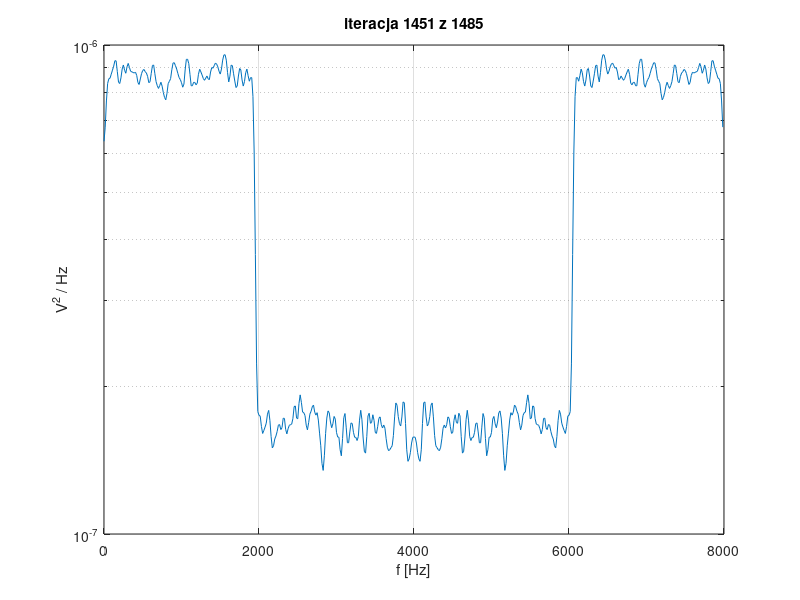
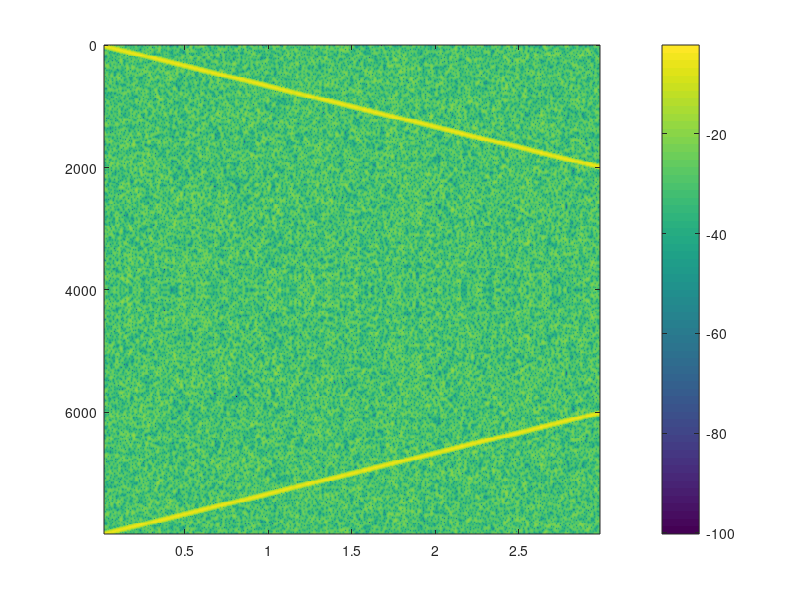

Here is the MATLAB script that generated these plots, in order: (Note: this script raises an error after producing the figures.)
clear all; close all; clc;

fpr = 8000;                 % czestotliwosc probkowania (Hz)
T = 3;                      % czas trwania sygnalu w sekundach
N = round(T*fpr);           % liczba probek, 100 albo 1000
dt=1/fpr; t=dt*(0:N-1);     % os czasu
n = 1:1000;                 % indeksy probkek sygnalu dla rysunkow

% Sygnal
x1 = sin(2*pi*200*t) + sin(2*pi*800*t);                                 % 2xSIN
x2 = sin( 2*pi*( 0*t + 0.5*((1/T)*fpr/4)*t.^2 ) );                      % LFM
fm=0.5; x3 = sin(2*pi*((fpr/4)*t - (fpr/8)/(2*pi*fm)*cos(2*pi*fm*t)));  % SFM
x = x2 + 0.5*randn(1,N);                                                % wybor
figure; plot(t(n),x(n),'b-'); xlabel('t [s]'); title('x(t)'); grid; pause % rysunek

% Widmo FFT
Mwind = 256; Mstep=16; Mfft=2*Mwind; Many = floor((N-Mwind)/Mstep)+1;
t = (Mwind/2+1/2)*dt + Mstep*dt*(0:Many-1);                         % czas
f = fpr/Mfft*(0:Mfft-1);                                            % czestotliwosc
w = hamming( Mwind )';                                              % wybor okna
X1 = zeros(Mfft,Many); X2 = zeros(1,Mfft);                          % inicjalizacja STFT i PSD
for m = 1 : Many                                                    % petla analizy
    bx = x( 1+(m-1)*Mstep : Mwind+(m-1)*Mstep );                    % kolejny fragment sygnalu
    bx = bx .* w;                                                   % okienkowanie
    X = fft( bx, Mfft )/sum(w);                                     % FFT ze skalowaniem
    X1(1:Mfft,m) = X;                                               % <--- ! STFT
    X2 = X2 + abs(X).^2;                                            % <--- ! Welch PSD

    % DODANE - animacja w tej samej petli
    if mod(m, 50) == 1
        semilogy(f, X2/m/fpr);
        title(['iteracja ' num2str(m) ' z ' num2str(Many)]);
        xlabel('f [Hz]'); ylabel('V^2 / Hz');
        grid on;
        drawnow;
    end
    % animacja w pętli, co 50 iteracji rysujemy aktualne widmo psd
    % na początku widmo jest zaszumione, z każdą iteracją staje się coraz gładsza
end                                                                 % konie petli
pause();
X1 = 20*log10( abs(X1) );                                           % przeliczenie na decybele
X2 = (1/Many)*X2/fpr;                                               % normalizacja PSD
% spectrogram(x,Mwind,Mwind-Mstep,Mfft,fpr); pause                  % STFT Matlab

figure;
imagesc(t,f,X1);                                                    % macierz widma amplitudowego jako obraz
c=colorbar; c.Label.String = 'V (dB)'; ax = gca; ax.YDir = 'normal';
xlabel('t (s)'); ylabel('f (Hz)'); title('STFT |X(t,f)|'); pause
figure;
semilogy(f,X2); grid; title('PSD Welcha'); xlabel('f [Hz]'); ylabel('V^2 / Hz'); pause

%Uruchom program oraz obejrzyj dwa obliczone widma
%FFT sygnału: X1 and X2. Dlaczego sa˛ one róz˙ne?

%x1
% stft pokazuje widmo w czasie jako obrazek 2d, widać sinusy jako poziome linie plus szum
% psd welcha uśrednia widma wielu fragmentów, wynik jest gładsza i mniej zaszumiony
%x2
% sygnał chirp ma częstotliwość która rośnie w czasie, na spektrogramie widać skośną linię
% widmo welcha uśrednia po czasie więc widać tylko zakres częstotliwości od 0 do 2000 hz


%% "animacja"
% w kazdej iteracji x2 sie usrednia, na poczatku widmo jest zaszumione
% z kazdym krokiem staje sie coraz gladsze bo dodajemy kolejne widma



X_caly = fft(x);
X_caly_psd = (abs(X_caly)/N).^2 / fpr;
f_caly = fpr/N * (0:N-1);

%% porownanie na jednym wykresie
figure;
semilogy(f, X2, 'b', 'DisplayName', 'Welch PSD');
hold on;
semilogy(f_caly, X_caly_psd, 'r', 'DisplayName', 'jedno FFT');
legend;
xlabel('f [Hz]'); ylabel('V^2 / Hz');
title('porownanie welch vs jedno fft');
grid on;
hold off;
pause();
% jedno fft calego sygnalu jest bardzo zaszumione, pelno pików od szumu
% welch usrednia wiele krotkich fft wiec wynik jest duzo gladszy

%% porownanie z funkcja matlaba pwelch
[Pxx, f_pwelch] = pwelch(x, hamming(Mwind), Mwind-Mstep, Mfft, fpr, 'twosided');

% przelicznik normalizacji
skal = sum(w)^2 / sum(w.^2);

figure;
semilogy(f, X2 * skal, 'b', 'DisplayName', 'nasze welch');
hold on;
semilogy(f_pwelch, Pxx, 'r--', 'DisplayName', 'matlab pwelch');
legend;
xlabel('f [Hz]'); ylabel('V^2 / Hz');
title('porownanie naszego welcha z matlabowym pwelch');
grid on;
hold off;
pause();
% porównanie naszego welcha z funkcją matlaba pwelch, wyniki są prawie identyczne
% różnica w normalizacji bo pwelch używa sum(w.^2) a my sum(w), skal to koryguje

%% porownanie mypwelch z matlab pwelch
[Pxx_my, f_my] = mypwelch(x, Mwind, Mstep, Mfft, fpr);
[Pxx_mat, f_mat] = pwelch(x, hamming(Mwind), Mwind-Mstep, Mfft, fpr, 'twosided');

figure;
semilogy(f_my, Pxx_my, 'b', 'DisplayName', 'mypwelch');
hold on;
semilogy(f_mat, Pxx_mat, 'r--', 'DisplayName', 'matlab pwelch');
legend;
xlabel('f [Hz]'); ylabel('V^2 / Hz');
title('porownanie mypwelch z matlab pwelch');
grid on;
hold off;

%% funkcja

function [Pxx, f] = mypwelch(x, Mwind, Mstep, Mfft, fs)
% x - sygnał
% Mwind - długość okna
% Mstep - krok przesunięcia
% Mfft - długość fft
% fs - częstotliwość próbkowania

    N = length(x);
    w = hamming(Mwind)';
    Many = floor((N - Mwind) / Mstep) + 1;
    
    Pxx = zeros(1, Mfft);
    
    for m = 1 : Many
        bx = x(1 + (m-1)*Mstep : Mwind + (m-1)*Mstep);
        bx = bx .* w;
        X = fft(bx, Mfft);
        Pxx = Pxx + abs(X).^2;
    end
    
    Pxx = Pxx / (Many * fs * sum(w.^2));
    f = fs/Mfft * (0:Mfft-1);
end
